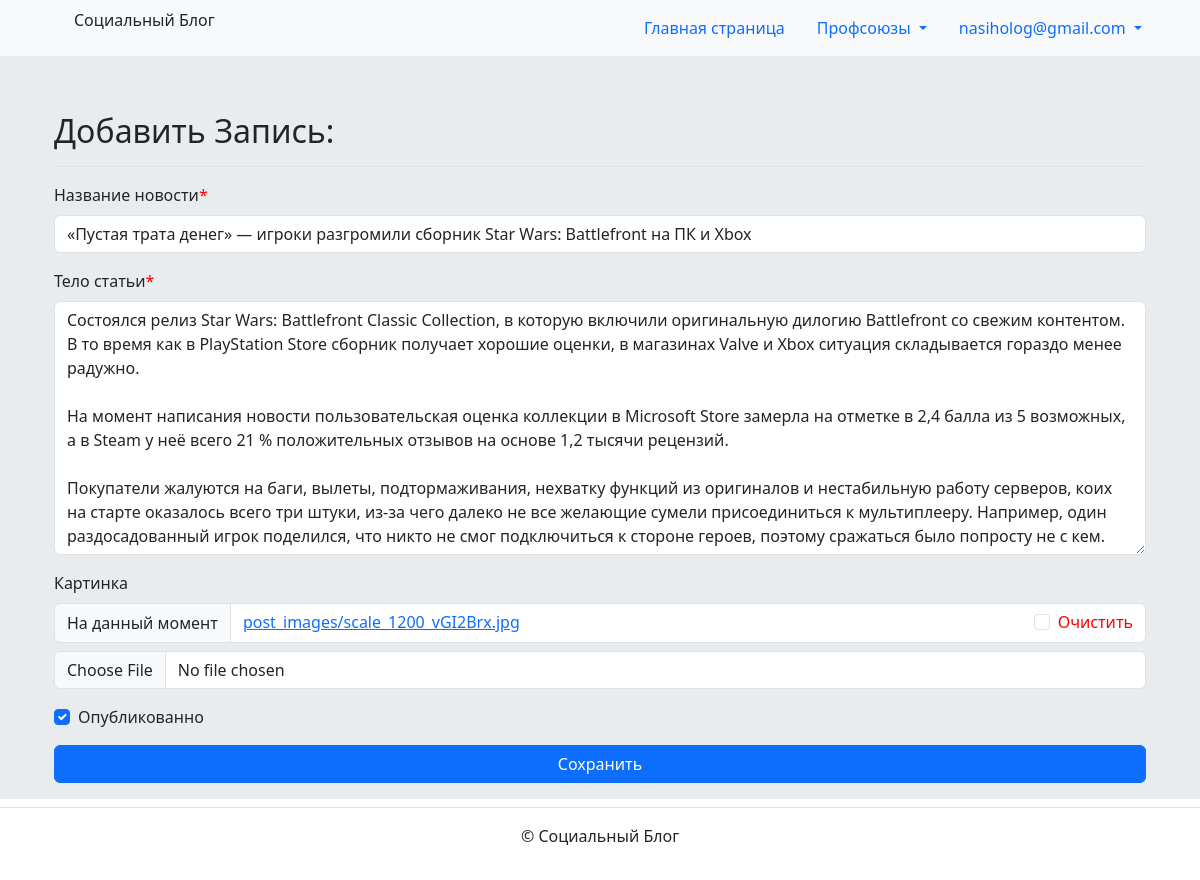
Screenshot of /manager/updatepost/12/ (signed in) with the database file from the repository.
### users/models/custom_user_model.py (models this page shows, shortened)
class CustomUser(AbstractUser):
    objects = UserManager
    email = models.EmailField(verbose_name="Эллектронная почта", unique=True)
    is_prof_union = models.BooleanField(verbose_name="Является профсоюзом", default=False)
    USERNAME_FIELD = 'email'
    REQUIRED_FIELDS = ['username']
    class Meta:
        verbose_name="Пользователь"
        verbose_name_plural="пользователи"

### blog/models/post_model.py (models this page shows, shortened)
class Post(models.Model):
    title = models.CharField(verbose_name="Название новости", max_length=150)
    text = models.TextField(verbose_name="Тело статьи")
    image = models.ImageField(verbose_name="Картинка", upload_to='post_images', blank=True)
    date_create = models.DateField(verbose_name="Дата создания", auto_now=True)
    data_update = models.DateField(verbose_name="Дата обновления", null=True, blank=True)
    user = models.ForeignKey(CustomUser, verbose_name="Автор", on_delete=models.CASCADE)
    publish = models.BooleanField(verbose_name="Опубликованно", default=False)
    class Meta:
        verbose_name="Пост"
        verbose_name_plural="Посты"

### users/views/update_manager_view.py (the view)
# urls.py: path('updatepost/<int:pk>/', UpdateManagerPostView.as_view(), name='updatepost'),
class UpdateManagerPostView(LoginRequiredMixin, UpdateView):
    template_name = "users/addpost.html"
    model = Post
    forms = PostForm
    success_url = "/"
    fields = ["title", "text", "image", "publish"]
    def get(self, request, *args, **kwargs):
        if self.request.user.is_superuser or self.request.user.is_superuser or self.request.user.is_prof_union:
            return super().get(request, *args, **kwargs)
        else:
            return redirect("blog:main_page")

### blog/context_processors.py (called while the page is built)
def navbar_top_dropdown_menu(request):
    return {"topnavbarmenu": get_list_or_404(CustomUser)}

### templates/users/addpost.html (shortened to what this page needs)
{% extends "base.html" %}
{% load crispy_forms_tags %}
{% block content %}
<div class="container">
  <div class="d-flex justify-content-between flex-wrap flex-md-nowrap align-items-center pt-3 pb-2 mb-3 border-bottom">
    <h1 class="h2"> Добавить Запись: </h1>
  </div>
  <form method="POST" enctype="multipart/form-data">
    {{form|crispy}}
    <button class="w-100 btn btn-primary"type="submit">Сохранить</button>
  </form>
</div>
{% endblock %}

### templates/includes/header.html (shortened to what this page needs)
{% load static %}
<header>
  <link rel="stylesheet" href="{% static 'css/stylesheet.css'%}" type="text/css">
  <nav class="navbar navbar-expand-lg bg-body-tertiary">
    <div class="container">
      {% with request.resolver_match.view_name as view_name %}
      <ul>
        <li class="nav-item">
          <a class="nav-link active" href="{% url 'blog:main_page' %}">
            Социальный Блог
          </a>
          </li>
      </ul>
        <ul class="nav nav-pills">
          <li class="nav-item">
            <a class="nav-link {% if view_name == 'blog:main_page' %} active {% endif %}"
                href="{% url 'blog:main_page' %}">Главная страница</a>
          </li>
          <li class="nav-item dropdown" >
            <a class="nav-link dropdown-toggle" role="button" data-bs-toggle="dropdown" aria-expanded="false">
              Профсоюзы
            </a>
          </li>
          {% if request.user.is_authenticated %}
            <li class="nav-item dropdown" >
              <a class="nav-link dropdown-toggle" role="button" data-bs-toggle="dropdown" aria-expanded="false">
                {{request.user.email}}
              </a>
              {% include "includes/dropdown_menu_users_account.html" %}
          {% endif %}
      {% endwith %}
    </div>
  </nav>
</header>

### static_dev/css/stylesheet.css (style rules this page uses)
ul { list-style-type: none; }
span { color: red; }

### rows the page displays
CustomUser: user.email "nasiholog@gmail.com"
Post: title "«Пустая трата денег» — игроки разгромили сборник Star Wars: Battlefront на ПК и Xbox", text "Состоялся релиз Star Wars: Battlefront Classic Collection, в которую включили оригинальную дилогию Battlefront со свежим контентом. В то время как в PlayStation Store сборник получает хорошие оценки, в магазинах Valve и Xbox ситуация складывается гораздо менее радужно. На момент написания новости пользовательская оценка коллекции в Microsoft Store замерла на отметке в 2,4 балла из 5 возможных, а в Steam у неё всего 21 % положительных отзывов на основе 1,2 тысячи рецензий. Покупатели жалуются на баги, вылеты, подтормаживания, нехватку функций из оригиналов и нестабильную работу серверов, коих на старте оказалось всего три штуки, из-за чего далеко не все желающие сумели присоединиться к…", publish "☑"
